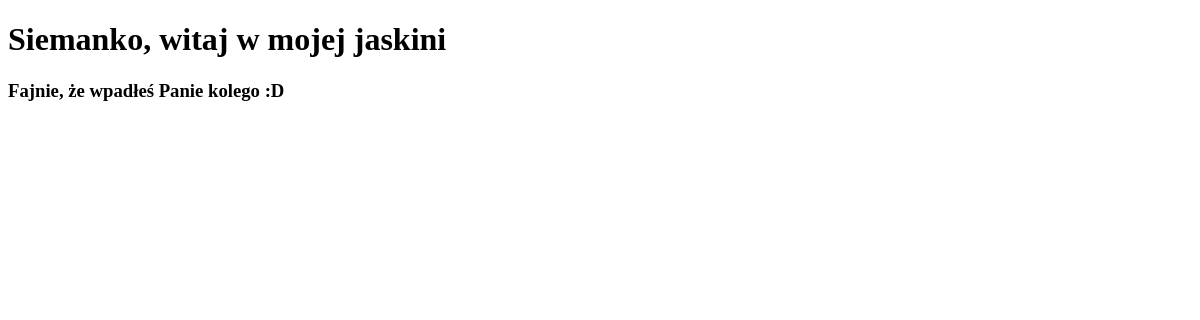
The app's page /, older data.
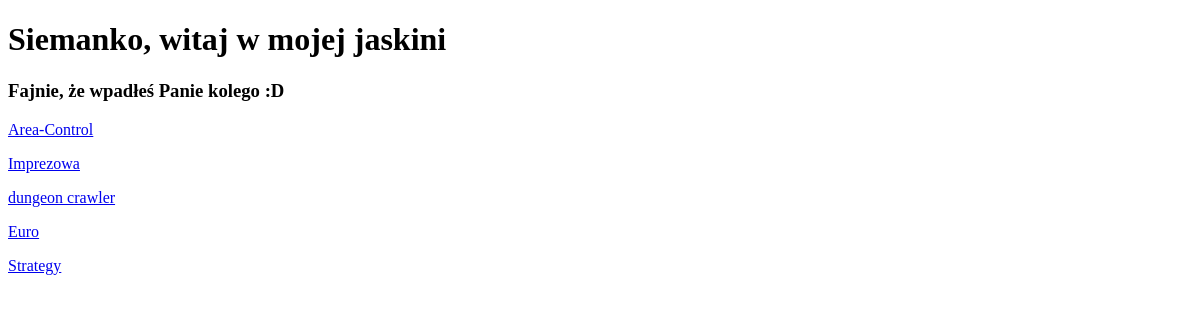
The same page, newer data.
### Products/models.py (models this page shows, shortened)
class Category(models.Model):
    name = models.CharField(max_length = 100)
    describe = models.TextField(blank = True)
    class Meta:
        verbose_name = "Category"
        verbose_name_plural = "Categories"

### Products/views.py (the view)
# urls.py: path('', index, name = 'index'),
def index(request):
    category = Category.objects.all()
    data = {'category': category}
    return render(request, 'templates.html', data)

### Products/templates/templates.html (shortened to what this page needs)
<!DOCTYPE html>
<html lang="en">
<head>
</head>
<body>
    <h1> Siemanko, witaj w mojej jaskini </h1>
    <h3> Fajnie, że wpadłeś Panie kolego :D </h3>
    {% for i in category %}
    <p><a href = "category/{{ i.id }}"> {{ i.name }} </a></p>
    {% endfor %}
</body>
</html>

Row changes from the older to the newer data that the page shows:
added Category: name "Area-Control"
added Category: name "Imprezowa"
added Category: name "dungeon crawler"
added Category: name "Euro"
added Category: name "Strategy"
